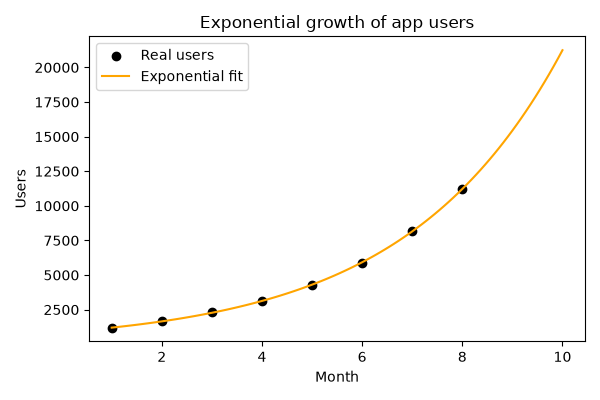

Here is the Python script that generated this plot:
# exponential_regression.py
# Exponential growth: y = a * e^(b * x). Example: users of a new app each month.

import matplotlib
matplotlib.use("Agg")
import matplotlib.pyplot as plt
import numpy as np
from scipy.optimize import curve_fit
from sklearn.metrics import r2_score

month = np.array([1, 2, 3, 4, 5, 6, 7, 8])
users = np.array([1200, 1650, 2300, 3100, 4300, 5900, 8200, 11200])

# Step 1: write the formula as a Python function
def exponential(x, a, b):
    return a * np.exp(b * x)

# Step 2: curve_fit finds the best a and b (p0 = starting guess)
params, _ = curve_fit(exponential, month, users, p0=[1000, 0.3])
a, b = params
print(f"Best formula: users = {a:.1f} * e^({b:.3f} * month)")
print("Monthly growth rate:", round((np.exp(b) - 1) * 100, 1), "%")

# Step 3: goodness of fit
pred = exponential(month, a, b)
print("R2:", round(r2_score(users, pred), 4))

# Step 4: forecast the next 2 months
for m in [9, 10]:
    print(f"Forecast month {m}: {exponential(m, a, b):,.0f} users")

# Step 5: plot
smooth = np.linspace(1, 10, 100)
plt.figure(figsize=(6, 4))
plt.scatter(month, users, color="black", label="Real users")
plt.plot(smooth, exponential(smooth, a, b), color="orange", label="Exponential fit")
plt.title("Exponential growth of app users")
plt.xlabel("Month")
plt.ylabel("Users")
plt.legend()
plt.tight_layout()
plt.savefig("exponential_regression.png")
print("Saved exponential_regression.png")
